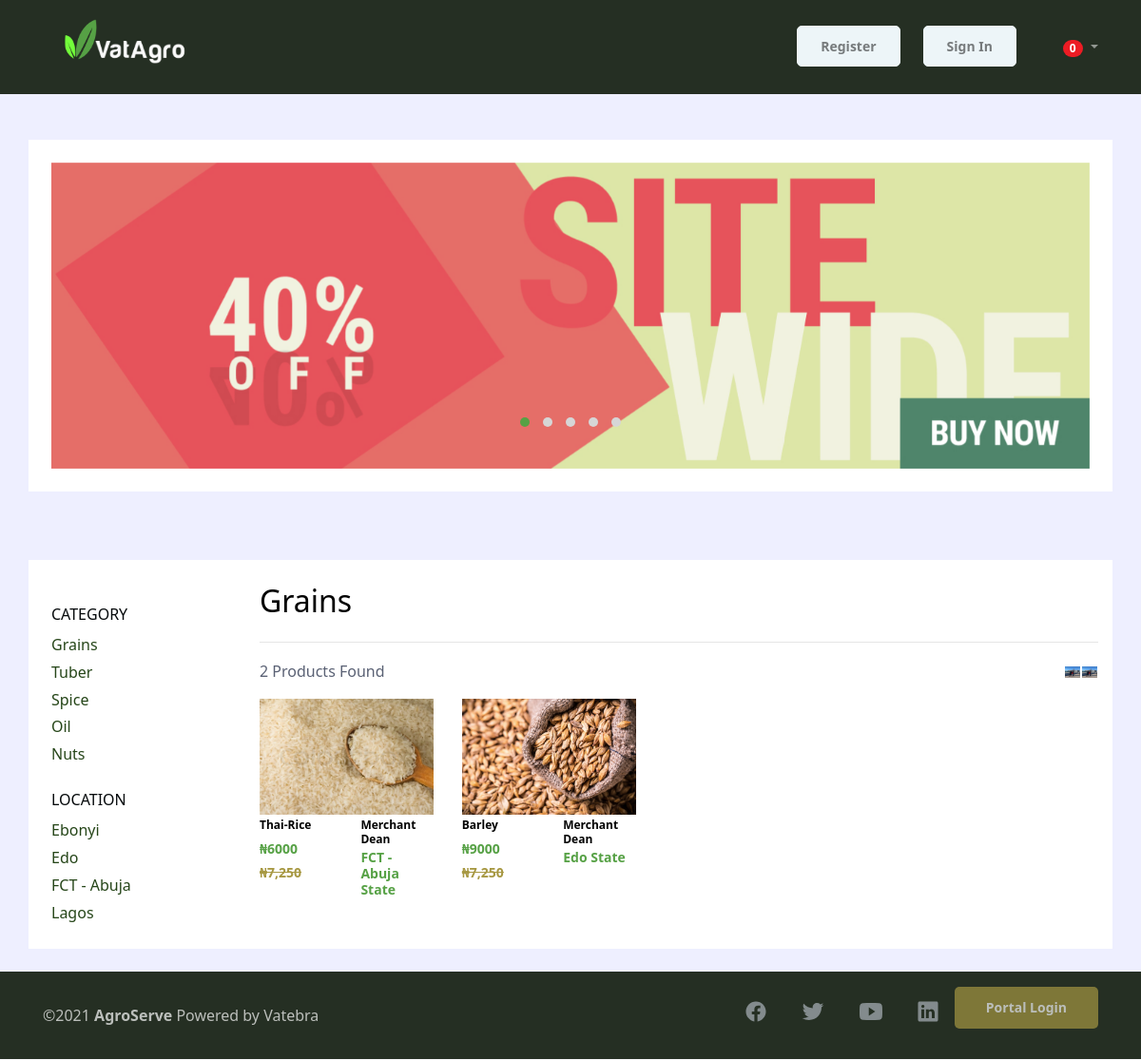
Page /category/1 on the committed database.
### goods/models.py (models this page shows, shortened)
class Category(models.Model):
    category_name = models.CharField(max_length=50)
    slug = models.CharField(max_length=100)
    cat_image = models.ImageField(upload_to='photos/category',blank=True)

class StoreLocation(models.Model):
    name = models.CharField(max_length=20)
    states_list= (
                    ("Abia", " Abia"),
                    ( "Bauchi", "Bauchi",),
                    ( "Bayelsa","Bayelsa",),
                    ( "Benue", "Benue",),
                    ( "Borno",  "Borno",     ),
                  ("Cross River" ,"Cross River",),
                  ("Delta",   "Delta",   ),
                    ("Ebonyi",  "Ebonyi",  ),
                    ("Edo",    "Edo",    ),
                    ("Ekiti",  "Ekiti",  ),
                    ("Enugu",  "Enugu",   ),
                    ("FCT - Abuja","FCT - Abuja",),
                  ("Gombe",  "Gombe",  ),
                    ("Imo",    "Imo",    ),
                    ("Jigawa", "Jigawa", ),
                    ("Kaduna",  "Kaduna",  ),
                    ("Kano",    "Kano",       ),
                  ("Katsina","Katsina",),
                    ("Kebbi",   "Kebbi",      ),
                  ("Kogi",      "Kogi",    ),
                    ("Kwara",   "Kwara",   ),
                    ("Lagos",   "Lagos",   ),
                    ("Nasarawa","Nasarawa",),
                    ("Niger",   "Niger",      ),
                  ("Ogun",      "Ogun",    ),
                    ("ndo",     "ndo",     ),
                    ("Osun",    "Osun",    ),
                    ("Oyo",    "Oyo",    ),
                    ("Plateau","Plateau",),
                    ("Rivers",  "Rivers",  ),
                    ("Sokoto",  "Sokoto", ),
                    ("Taraba","Taraba",),
                    ("Yobe",    "Yobe",),
                  ("Zamfara","Zamfara")    ,
)
    states=models.CharField(max_length=20,choices=states_list)
    city=models.CharField(max_length=20)
    created_by=models.ForeignKey('account.User',on_delete=models.CASCADE,default=True)

class Product(models.Model):
    product_name = models.TextField()
    product_catgeory = models.ForeignKey(Category, on_delete=models.DO_NOTHING)
    store_location = models.ForeignKey(
    StoreLocation, on_delete=models.DO_NOTHING,blank=True)
    per=(
      ('25 Litres','25 Litres'),
      ('50 Litres','50 Litres'),
      ('10 Litres','10 Litres'),
      ('25kg Bag','25kg Bag'),
      ('50kg Bag','50kg Bag'),
            ('Basket','Basket'),
    )
    measurment = models.CharField(max_length=20,choices=per)
    product_description = models.CharField(max_length=500,blank=True,null=True)
    quantity = models.IntegerField(blank=True,null=True)
    price = models.IntegerField(null=True)
    intra_state_shipping_fee = models.CharField(max_length=20,blank=True,null=True)
    inter_state_shipping_fee = models.CharField(max_length=20,null=True)
    prod_image = models.ImageField(upload_to='photos/goods')
    stock = models.IntegerField(blank=True,null=True)
    farmername = models.ForeignKey('account.User', on_delete= models.CASCADE,blank=True,null=True)
    is_active = models.BooleanField(default=False,null=True)
    date_time = models.DateTimeField(auto_now_add=True)

### account/models.py (models this page shows, shortened)
class User(AbstractBaseUser):
    first_name=models.CharField(max_length=50)
    last_name=models.CharField(max_length=50)
    email = models.EmailField(
        verbose_name='email address',
        max_length=255,
        unique=True,
    )
    phone=models.CharField(max_length=20)
    Active_Shipping_Address=models.ForeignKey('goods.ShippingAddress',on_delete=models.DO_NOTHING,
    blank=True,null=True
)
    staff = models.BooleanField(default=False) # a admin user; non super-user
    admin = models.BooleanField(default=False)
    profile_picture=models.ImageField()
    STATUS=(
        ('Buyer','Buyer'),
        ('Seller','Seller')
    )
    client_status=models.CharField(max_length=500,choices=STATUS)
    USERNAME_FIELD='email'
    def __str__(self):
        return self.first_name
    objects=UserManager()

### account/views.py (the view)
# urls.py: path('category/<pk>',views.category,name='category'),
def category(request, pk):
    cat = Category.objects.all()
    main_page_category_header = Category.objects.get(pk=pk)
    product_category = Product.objects.filter(product_catgeory=pk)
    storelocat = StoreLocation.objects.all()
    product_found_count = product_category.count()
    context = {
        "cat": cat,
        'main': main_page_category_header,
        'prod_cat': product_category,
        "store_state_list": storelocat,
        'prod_found': product_found_count,
    }
    return render(request, 'account/catgeory.html', context)

### account/views.py (called while the page is built)
def _cart_id(request):
    cart = request.session.session_key
    if not cart:
        cart = request.session.create()
    return cart

### farmer/context_processor.py (called while the page is built)
def counter(request):
    cart_count=0
    if 'admin' in request.path:
        return {}
    else:
        try:
            cart=Cart.objects.filter(cart_id=_cart_id(request))
            cart_items=CartItem.objects.all().filter(cart=cart[:1])
            for cart_item in cart_items:
                cart_count+=cart_item.quantity
        except Cart.DoesNotExist:
            cart_count=0
    return dict(cart_count=cart_count)

### account/templates/account/catgeory.html (shortened to what this page needs)
{% extends 'account/index.html' %}
{% load static %}
{% block content %}
<div style="background: #eeefff">
    <section class="py-5" >
        <div class="container bg-white p-4">
            <div class="summary owl-carousel owl-theme"
                 data-autoplay="true"
                 data-carousel="true"
                 data-dots="true"
                 data-loop="true"
                 data-mouse-drag="true"
                 data-nav="false"
                 data-responsive='{"0": {"margin": 0, "items": 1},"600":{"margin": 0, "items": 1},"1000":{"items":1, "margin": 0}}'>
                <img alt="" class="img-fluid" src="{% static 'promo_banner.jpg' %}">
            </div>
        </div>
    </section>
    <section class="container py-4" >
        <div class="row justify-content-between">
            <div class="col bg-white px-4" >
                <div class=" py-4" >
                    <h6 class="text-uppercase pt-4 font-weight-normal">Category</h6>
                    <nav class="nav flex-column">
                        {% for x in cat %}
                                <a class="nav-link py-0 px-0 active" href="{% url 'category' x.pk %}">{{x.category_name}}</a>
                            {% endfor %}
                    </nav>
                    <h6 class="text-uppercase pt-4 font-weight-normal">Location</h6>
                    <nav class="nav flex-column">
                        {% for x in  store_state_list %}
                                <a class="nav-link py-0 px-0 active" href="{% url 'category2' x.pk %} ">{{x.states}} </a>
                           {% endfor %}
                    </nav>
                </div>
            </div>
            <div class="col-lg-24 bg-white py-4">
                <div class="row justify-content-between">
                    {% if main.category_name %}
                    <h2 class="col"> {{main.category_name}}  </h2>
                    {% else %}
                    <h2 class="col"> Products in {{state_name.states}} State  </h2>
                    {% endif %}
                </div>
                <hr />
                <div class="row justify-content-between">
                    <div class="col">
                        <span> {{prod_found}} Products Found</span>
                    </div>
                    <div class="col text-right">
                        <a class="btn p-0" href="#">
                            <img alt="" src="{% static 'hes.jpg' %} " style="width:16px">
                        </a><a class="btn p-0" href="#">
                            <img alt="" src="{% static 'hes.jpg' %}" style="width:16px">
                        </a>
                    </div>
                </div>
                <div class="row">
                                      {% for x in prod_cat %}
                        <div class="col-lg-7">
                           <div class="deal mb-3">
                             <a href="{% url 'product_details' x.pk %}">
                                <img src="{{ x.prod_image.url }}" class="img-fluid"
                                     alt="{{ x.product_name }} "
                                     height="421" width="590" />
                                <div class="row">
                                    <div class="col-lg-15">
                                        <h4 class="product_title t-12 my-1 font-weight-bold"> {{ x.product_name }}</h4>
                                        <p class="price bargain m-0 font-weight-bold t-14 text-vatagro-green"> ₦{{x.price}}</p>
                                        <p class="price is_old m-0 font-weight-bold text-vatagro-brown t-14"
                                            style="text-decoration: line-through">₦7,250</p>
                                    </div>
                                    <div class="col-lg-15">
                                        <h4 class="product_title t-12 my-1 font-weight-bold">Merchant <span>{{x.farmername}} </span></h4>
                                        <h4 class="product_title t-14 my-1 text-vatagro-green font-weight-bold"> {{x.store_location.states}} State</h4>
                                    </div>
                                </div>
</a>
                            </div>
                        </div>
                        {% endfor %}
                    </div>
                    </div>
        </div>
    </section>
</div>
{% endblock %}

### rows in the picture
Category: category_name "Grains"
Category: category_name "Tuber"
Category: category_name "Spice"
Category: category_name "Oil"
Category: category_name "Nuts"
StoreLocation: states "Ebonyi"
StoreLocation: states "Edo"
StoreLocation: states "FCT - Abuja"
StoreLocation: states "Lagos"
Product: prod_image (picture), product_name "Thai-Rice", price "6000", farmername "Dean", store_location.states "FCT - Abuja"
Product: prod_image (picture), product_name "Barley", price "9000", farmername "Dean", store_location.states "Edo"

### other values in the picture
{{ cart_count }} "0"
{{ prod_found }} "2"
